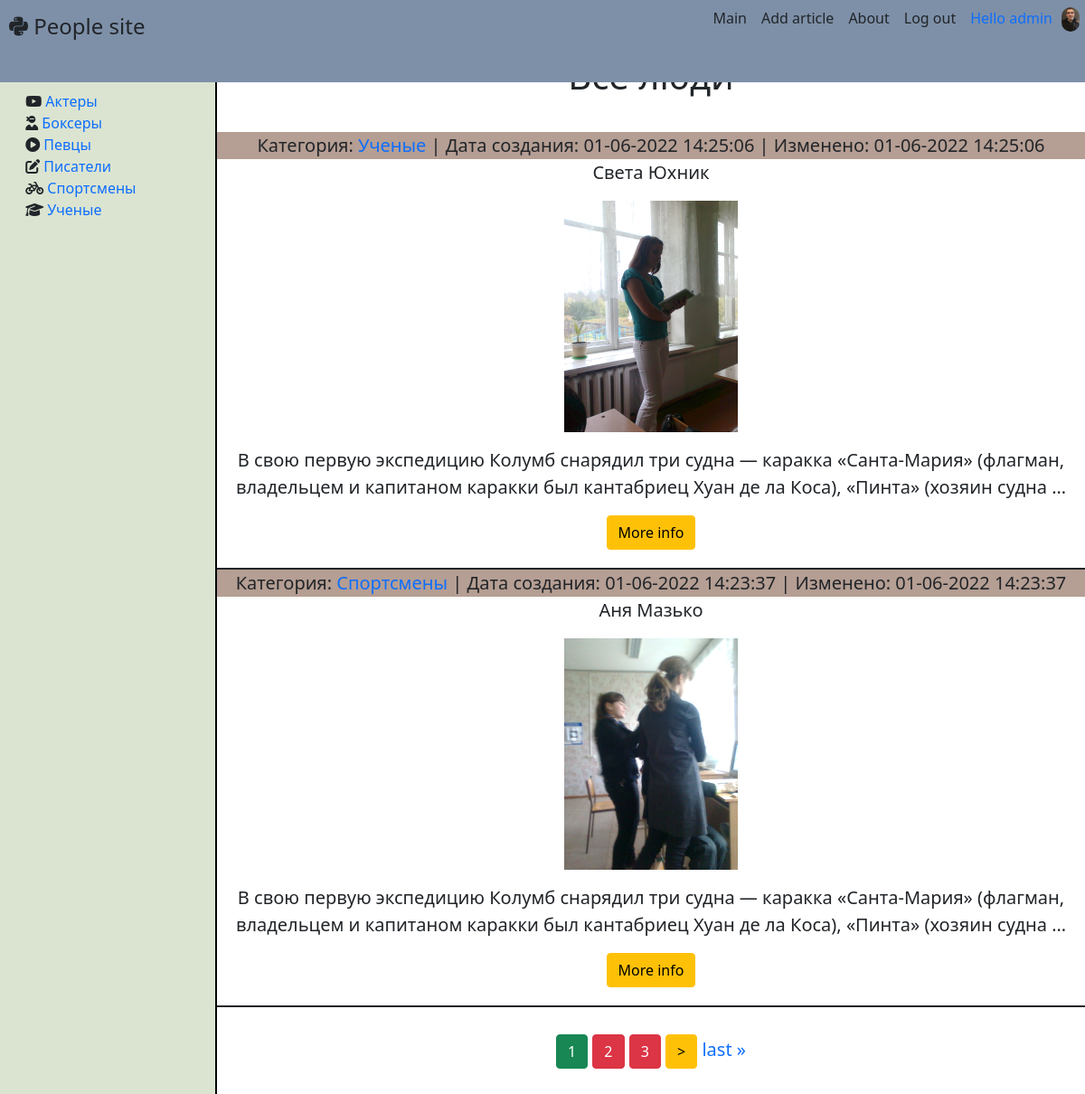
The page / (signed in) on the database its author committed.
### people/models.py (models this page shows, shortened)
class Category(models.Model):
    name = models.CharField(max_length=50, db_index=True, verbose_name='Название')
    slug = models.SlugField(max_length=50, unique=True, db_index=True, verbose_name='URL')
    logo = models.CharField(max_length=255, verbose_name='logo', null=True)
    def get_absolute_url(self):
        return reverse('category', kwargs={'cat_slug': self.slug})
    def get_html_logo(self):
        return mark_safe(f'{self.logo}')
    class Meta:
        verbose_name = 'category'
        verbose_name_plural = 'categories'
        ordering = ['name']

class CustomUser(AbstractUser):
    photo = models.ImageField(upload_to='photos/%Y/%m/%d/', verbose_name='Фото', null=True)
    slug = models.SlugField(max_length=50, unique=True, db_index=True, verbose_name='URL', null=True)
    context = models.TextField(verbose_name='Краткая информация', null=True)
    birthday = models.DateTimeField(verbose_name='День рождения', null=True)
    class Meta:
        verbose_name = 'User'
        verbose_name_plural = 'Users'
    def get_absolute_url(self):
        return reverse('user_detail', kwargs={'user_slug': self.slug})

class People(models.Model):
    title = models.CharField(max_length=50, verbose_name='Имя')
    slug = models.SlugField(max_length=50, unique=True, db_index=True, verbose_name='URL')
    content = models.TextField(blank=True, verbose_name='Контент')
    photo = models.ImageField(upload_to='photos/%Y/%m/%d/', verbose_name='Фото')
    time_create = models.DateTimeField(auto_now_add=True, verbose_name='Время создания')
    time_update = models.DateTimeField(auto_now=True)
    is_published = models.BooleanField(default=True, verbose_name='Опубликовать')
    cat = models.ForeignKey('Category', on_delete=models.PROTECT, verbose_name='Категория')
    class Meta:
        verbose_name = 'People'
        verbose_name_plural = 'Peoples'
        ordering = ['-time_create', 'title']
    def get_absolute_url(self):
        return reverse('people_detail', kwargs={'people_slug': self.slug})

### people/views.py (the view)
# urls.py: path('', cache_page(30)(HomeListView.as_view()), name='main'),
class HomeListView(DataMixin, ListView):
    model = People
    template_name = 'people/index.html'
    context_object_name = 'posts'
    def get_context_data(self, *, object_list=None, **kwargs):
        context = super().get_context_data(**kwargs)
        c_def = self.get_user_context(title='Все люди')
        context = dict(list(context.items()) + list(c_def.items()))
        return context
    def get_queryset(self):
        return People.objects.filter(is_published=True).select_related('cat')

### people/templatetags/people_tags.py (called while the page is built)
@register.inclusion_tag('people/list_categories.html')
def show_categories(sort=None, is_selected=0):
    if not sort:
        cats = Category.objects.all()
        cats = cats.annotate(Count('people'))
    else:
        cats = Category.objects.order_by(sort)
        cats = cats.annotate(Count('people'))
    return {'cats': cats, 'is_selected': is_selected}

### people/utils.py (called while the page is built)
    def get_user_context(self, **kwargs):
        context = kwargs
        user_menu = menu.copy()
        if not self.request.user.is_authenticated:
            user_menu.pop(1)
        context['menu'] = user_menu
        if 'is_selected' not in context:
            context['is_selected'] = 0
        return context

### people/templates/people/index.html (shortened to what this page needs)
{% extends 'people/base.html' %}
{% block main %}
    <h1>{{title}}</h1><br>
    {% for el in posts %}
        <div class="people">
            <div class="article">
                <span>Категория: </span><a href="{{ el.cat.get_absolute_url }}">{{ el.cat.name }}</a>
                <span> | Дата создания: </span>{{ el.time_create|date:'d-m-Y H:i:s' }}
                <span> | Изменено: </span>{{ el.time_update|date:'d-m-Y H:i:s' }}
            </div>
            <p>{{ el.title }}</p>
            {% if el.photo %}
                <img src="{{ el.photo.url }}" width="20%"><br>
            {% endif %}
            <p>{{ el.content|linebreaks|truncatewords:25 }}</p>
            <a class="btn btn-warning" href="{{ el.get_absolute_url }}">More info</a>
        </div>
    {% endfor %}
{% endblock %}

### people/templates/people/base.html (shortened to what this page needs)
{% load static %}
{% load people_tags %}
<!DOCTYPE html>
<html lang="en">
<head>
    <link rel="stylesheet" href="{% static 'people/css/style.css' %}">
    <link rel="stylesheet" href="https://cdn.jsdelivr.net/npm/bootstrap@5.1.3/dist/css/bootstrap.min.css">
    </head>
<body>
<aside>
    {% show_categories 'name' is_selected %}
</aside>
<header>
    <div class="d-flex flex-column flex-md-row align-items-center mb-4">
      <a href="{% url 'main' %}" class="d-flex align-items-center text-dark text-decoration-none">
        <span class="fs-4"><i class="fa-brands fa-python"></i>  People site</span>
      </a>
      <nav class="d-inline-flex mt-2 mt-md-0 ms-md-auto">
          {% for el in menu %}
                <a class="me-3 py-2 text-dark text-decoration-none" href="{% url el.url_name %}">{{ el.title }}</a>
          {% endfor %}
          {% if not request.user.is_authenticated %}
                <a class="me-3 py-2 text-dark text-decoration-none" href="{% url 'sign_in' %}">Sign in</a>
                <a class="me-3 py-2 text-dark text-decoration-none" href="{% url 'register' %}">Register</a>
          {% else %}
                <a class="me-3 py-2 text-dark text-decoration-none" href="{% url 'logout' %}">Log out</a>
                <p class="me-3 py-2 text-dark text-decoration-none"><span class="color-username">
                    {% if user.photo %}<img id="user_photo" src="{{ user.photo.url }}" align="right">{% endif %}
                    <a href="{{ user.get_absolute_url }}">Hello {{ user.username }}</a></span>
                </p>
          {% endif %}
      </nav>
    </div>
</header>
<div class="home">
    <main>
        {% block main %}
        {% endblock %}
        <div class="list_page">
            {% if page_obj.has_other_pages %}
                {% for p in paginator.page_range %}
                    {% if page_obj.number == p %}
                        <span class="btn btn-success">{{ p }}</span>
                    {% elif p >= page_obj.number|add:-2 and p <= page_obj.number|add:2 %}
                        <a class="btn btn-danger" href="?page={{ p }}">{{ p }}</a>
                    {% endif %}
                {% endfor %}
            {% endif %}
            {% if page_obj.has_next %}
                <a class="btn btn-warning" href="?page={{ page_obj.next_page_number }}">&gt;</a>
                <a href="?page={{ paginator.num_pages }}">last &raquo;</a>
            {% endif %}
        </div>
    </main>
</div>
</body>
</html>

### people/templates/people/list_categories.html (shortened to what this page needs)
{% if is_selected == 0 %}
    <p> Все люди</p>
{% else %}
    <p><i class="fas fa-globe-americas"></i><a href="{% url 'main' %}"> Все люди</a></p>
{% endif %}
<ul>
{% for el in cats %}
    {% if el.people__count > 0 %}
        {% if el.pk == is_selected %}
            <li>{{ el.get_html_logo }} {{ el.name }}</li>
        {% else %}
            <li>{{ el.get_html_logo }}<a href="{{ el.get_absolute_url }}"> {{ el.name }}</a></li>
        {% endif %}
    {% endif %}
{% endfor %}
</ul>

### people/static/people/css/style.css (style rules this page uses)
.home { height: 100%; background-color: white; }
.people { border-bottom: 2px solid; padding-bottom: 20px; }
aside { background-color: #DBE4D1; padding-top: 5%; padding-left: 2%; height: 100%; position: fixed; width: 20%; border-right: 2px solid black; }
.article { font-size: 20px; background-color: #B59E93; }
.list_page { margin-top: 30px; margin-bottom: 30px; }
body aside ul { list-style: none; position: relative; right: 13%; }
ul { list-style: none; }
body a { text-decoration: none; }
header { position: fixed; height: 7.5%; background-color: #7E90A8; width: 100%; }
main { padding-top: 5%; width: 80%; margin-left: 20%; font-size: 20px; text-align: center; float: top; }
.fs-4 { margin-left: 10px; }
.color-username { color: green; }
#user_photo { position: relative; left: 10px; width: 20px; border-radius: 10px; }

### rows shown on the page
Category: name "Актеры"
Category: name "Боксеры"
Category: name "Певцы"
Category: name "Писатели"
Category: name "Спортсмены"
Category: name "Ученые"
CustomUser: photo (picture), username "admin"
People: cat.name "Ученые", time_create "01-06-2022 14:25:06", time_update "01-06-2022 14:25:06", title "Света Юхник", photo (picture), content "В свою первую экспедицию Колумб снарядил три судна — каракка «Санта-Мария» (флагман, владельцем и капитаном каракки был кантабриец Хуан де ла Коса), «Пинта» (хозяин судна …"
People: cat.name "Спортсмены", time_create "01-06-2022 14:23:37", time_update "01-06-2022 14:23:37", title "Аня Мазько", photo (picture), content "В свою первую экспедицию Колумб снарядил три судна — каракка «Санта-Мария» (флагман, владельцем и капитаном каракки был кантабриец Хуан де ла Коса), «Пинта» (хозяин судна …"

### other values the page prints
{{ el.title }} "Main" "Add article" "About"
{{ p }} "1"
{{ p }} "2" "3"
